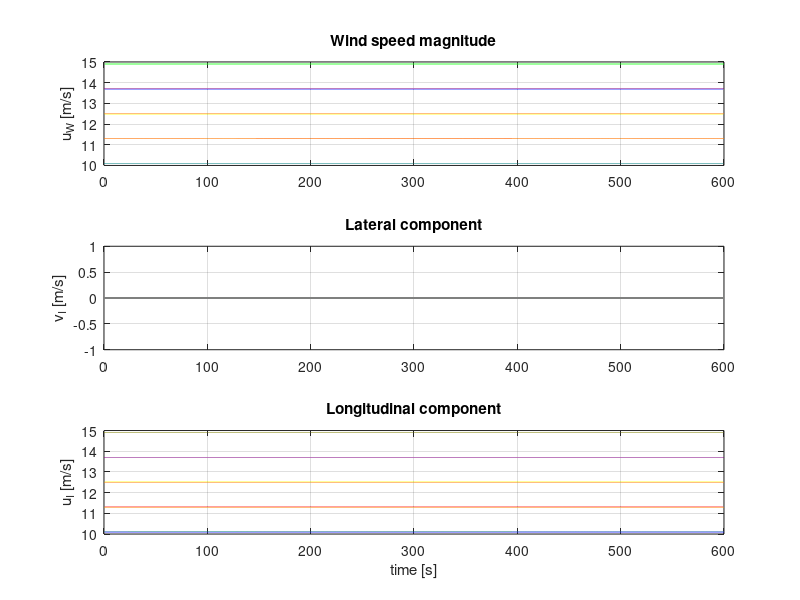

MATLAB code for this plot: (Note: this script raises an error after producing the figure.)
%
%   [Description]
%   Script to generate an Extreme Coherent Gust with direction change (ECD)
%   according to IEC 61400-1.
%
%
%% Setup
clear all; close all; clc;

FileName = 'SteadyWind_0p024';

%% Preprocessing
% Time discretization
T           = 600;                   % [s]   total simulation time
dt          = 1/100;               	% [s]   simulation time step
t           = 0:dt:T-dt;            % [s]   simulation time vector

% Wind conditions at hub height
V_hub       = 12.5;                 % [m/s] mean wind speed at hub height: v_rated + 2/m/s 
t_start     = 30;                   % [s]   start time of gust event

% Extreme coherent gust with direction change (ECD - IEC 6.3.2.5)
% V_cg        = 15;                   % [m/s] coherent gust amplitude
% T_gust      = 10;                   % [s]   rise time of coherent gust

% Grid definition
dy          = 10;                   % [m]   lateral spacing
dz          = 10;                   % [m]   vertical spacing
Ny          = 29;                   % [-]   number of grid points in lateral direction
Nz          = 29;                   % [-]   number of grid points in vertical direction

% Some variables required in the Type 4 wind: Bladed style
HubHeight   = 150;                  % [m]   hub height      
URef        = V_hub;         % [m/s] reference mean wind speed
zOffset     = HubHeight;            % [m]   reference height of the grid
z0          = 0.1;                  % [m]   the rougthness length, not really used

% The normal wind profile model (NWP - IEC 6.3.1.2)
alpha       = 0.2;                                  % [-]   shear exponent for NWP
z_hub       = HubHeight;
z           = [-(Nz-1)/2:1:(Nz-1)/2]*dz+HubHeight;  % [m]   vertical coordinates of the grid
% V_z         = V_hub*(z/z_hub).^alpha;               % [m/s] mean wind profile at each vertical grid point
m           = 0.024; % [(m/s)/m]
V_z         = V_hub + m*(z - z_hub);   % [m/s] wind profile with linear shear

% --- Steady wind magnitude with shear ---
u_W         = NaN(Nz, length(t));
u_W = repmat(V_z(:), 1, length(t));   % [Nz x Nt]

% --- No direction change ---
theta       = NaN(1, length(t));   
theta_cg    = ones(1, length(t)).*deg2rad((720/V_hub));     % [rad]
theta = zeros(1, length(t));    % [1 x Nt]

% Transformation into inertial coordinate system
u_I = u_W .* repmat(cos(theta), Nz, 1);   % = u_W
v_I = u_W .* repmat(sin(theta), Nz, 1);   % = 0

%% Plot and validate results
Idx = ismember(z,[50:50:250]);

figure

subplot(311)
hold on; grid on; box on
plot(t,u_W(Idx,:)')
ylabel('u_W [m/s]')
title('Wind speed magnitude')

subplot(312)
hold on; grid on; box on
plot(t,v_I(Idx,:)')
ylabel('v_I [m/s]')
title('Lateral component')

subplot(313) 
hold on; grid on; box on
plot(t,u_I(Idx,:)')
ylabel('u_I [m/s]')
title('Longitudinal component')

xlabel('time [s]')
legend(z(Idx)+" m")

%% Prepare output arrays for .wnd-file
SummVars(1) = HubHeight;    % HubHeight
SummVars(3) = URef;         % Mean wind speed at hub-height

velocity    = NaN(max(size(t)),3,Ny,Nz);  % [time, (u,v,w), y, z]
for iy = 1:Ny
    for iz = 1:Nz
        velocity(:,1,iy,iz) = u_I(iz,:);    % longitudinal component
        velocity(:,2,iy,iz) = v_I(iz,:);    % lateral component
        velocity(:,3,iy,iz) = 0;            % no vertical component
    end
end

% u: must encode full shear range
max_deviation = max(abs(max(V_z) - URef), abs(min(V_z) - URef));
TI_u = max((max_deviation / URef * 100) * 1.05, 1.0);
% v: zero field, only needs minimum (no range to encode)
TI_v = 1.0;
% w: zero field, only needs minimum
TI_w = 1.0;

max_deviation = max(abs(max(V_z) - URef), abs(min(V_z) - URef));
TI_scale = max((max_deviation / URef * 100) * 1.05, 1.0);

% TI_scale = std(squeeze(velocity(:,1,1,1)))/URef*100;
SummVars(4) = TI_u;
SummVars(5) = TI_v;
SummVars(6) = TI_w;

% Export rotor-plane wind field (.wnd + .sum) for OpenFAST
disp('Exporting rotor plane wind field as ".wnd" binary files...')
WriteBLgrid([FileName '.wnd'], velocity, dy, dz, dt, zOffset, z0, SummVars)

fileID    = fopen([FileName '.sum'],'w');
fprintf(fileID,'This summary file is not complete it only contains required information for the OpenFAST');
fprintf(fileID,'\n');
fprintf(fileID,'F        Clockwise rotation when looking downwind?\n');
fprintf(fileID,[num2str(SummVars(1)) '  Hub height [m] \n']);
fprintf(fileID,['UBar   =  ' num2str(SummVars(3)) ' m/s \n']);
fprintf(fileID,['TI(u)  =  ' num2str(SummVars(4)) ' %%\n']);
fprintf(fileID,['TI(v)  =  ' num2str(SummVars(5)) ' %%\n']);
fprintf(fileID,['TI(w)  =  ' num2str(SummVars(6)) ' %%\n']);
fprintf(fileID,['Height Offset =  ' num2str(0) ' m\n']);
fprintf(fileID,'Creating a PERIODIC output file.');
fclose(fileID);
